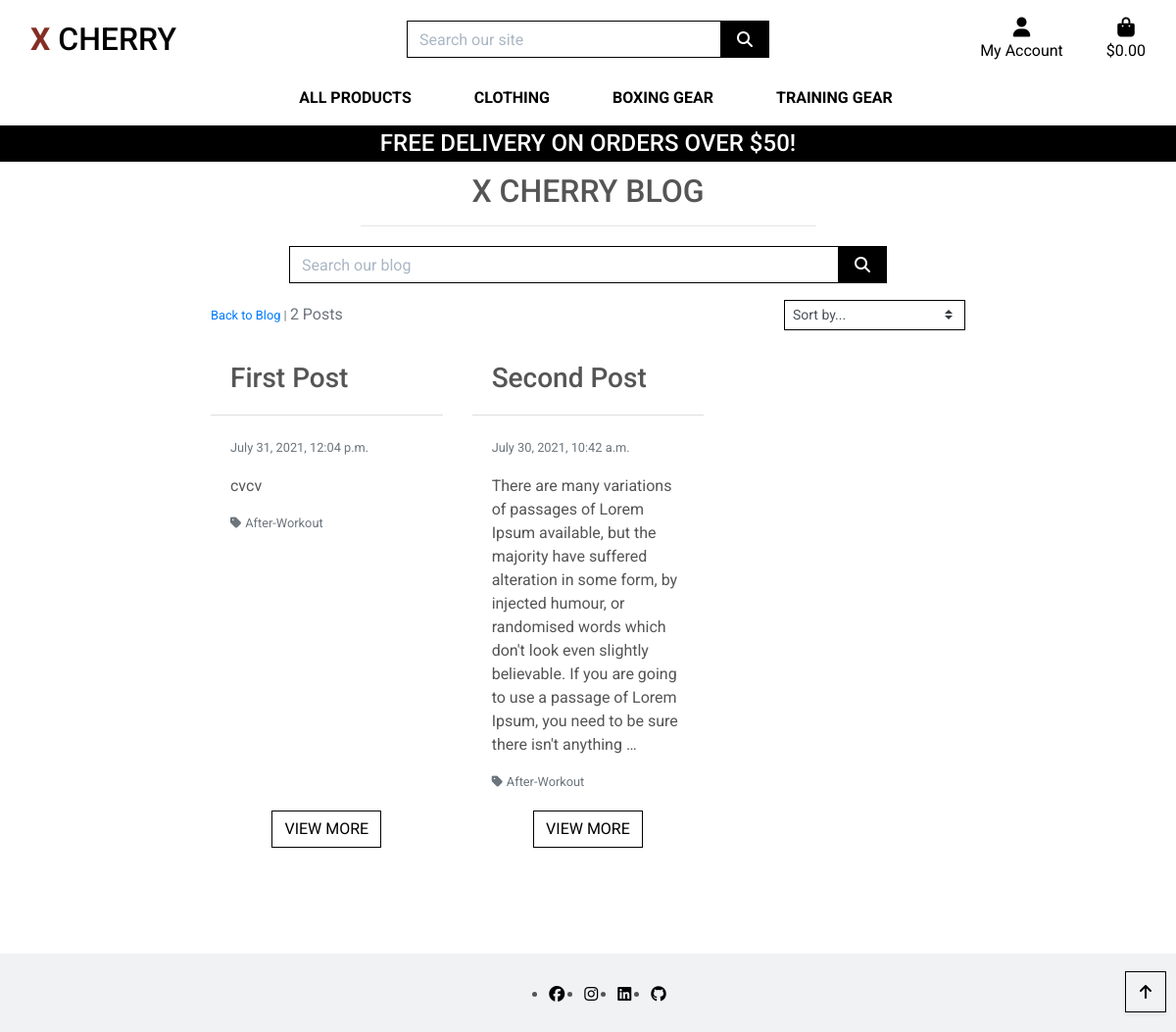
/blog/?category=after-workout, run on an earlier commit of the app's database.
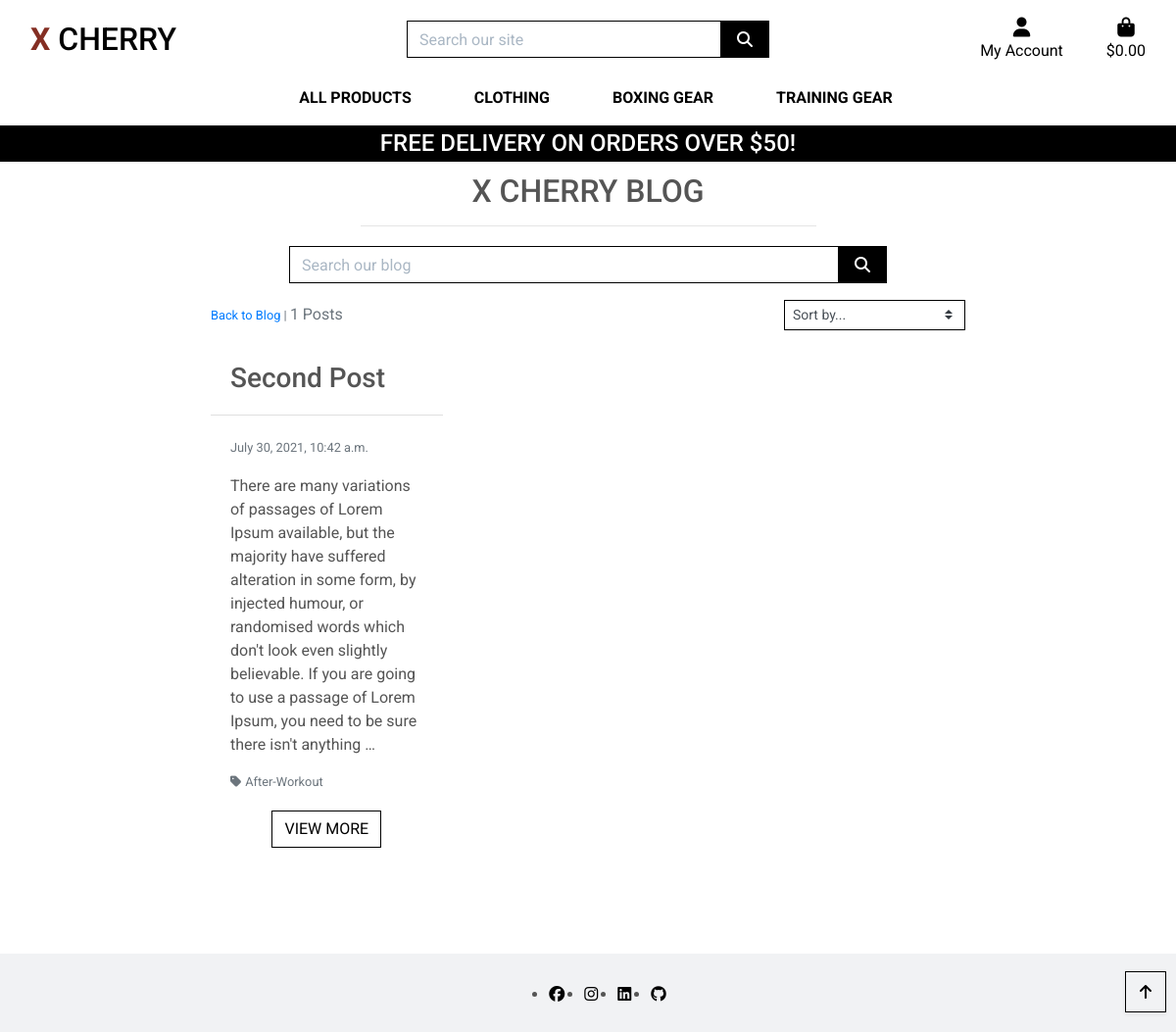
And on a later commit of the database.
### blog/models.py (models this page shows, shortened)
class Post(models.Model):
    category = models.ForeignKey('Category', null=True, blank=False, on_delete=models.SET_NULL)
    title = models.CharField(max_length=254, null=True, blank=False)
    content = models.TextField()
    date = models.DateTimeField(auto_now=True)
    created_by = models.CharField(max_length=25, null=True, blank=False)
    class Meta:
        ordering = ['-date']

class Category(models.Model):
    class Meta:
        verbose_name_plural = 'Categories'
    name = models.CharField(max_length=254)
    friendly_name = models.CharField(max_length=254, null=True, blank=True)

### blog/views.py (the view, shortened to what this page needs)
# urls.py: path('', views.posts, name='posts'),
def posts(request):
    posts = Post.objects.all()
    query = None
    categories = None
    sort = None
    direction = None
    if request.GET:
        if 'category' in request.GET:
            categories = request.GET['category'].split(',')
            posts = posts.filter(category__name__in=categories)
            categories = Category.objects.filter(name__in=categories)
    current_sorting = f'{sort}_{direction}'
    context = {
        'posts': posts,
        'search_term': query,
        'current_categories': categories,
        'current_sorting': current_sorting,
        'page_title': 'Blog',
    }
    return render(request, "blog/blogs.html", context)

### bag/contexts.py (called while the page is built, shortened)
def bag_contents(request):
    bag_items = []
    total = 0
    product_count = 0
    bag = request.session.get('bag', {})
    if total < settings.FREE_DELIVERY_THRESHOLD:
        delivery = total * Decimal(settings.STANDARD_DELIVERY_PERCENTAGE/100)
        free_delivery_delta = settings.FREE_DELIVERY_THRESHOLD - total
    else:
        delivery = 0
        free_delivery_delta = 0
    grand_total = delivery + total
    context = {
        'bag_items': bag_items,
        'total': total,
        'product_count': product_count,
        'delivery': delivery,
        'free_delivery_delta': free_delivery_delta,
        'free_delivery_threshold': settings.FREE_DELIVERY_THRESHOLD,
        'grand_total': grand_total,
    }
    return context

### blog/templates/blog/blogs.html (shortened to what this page needs)
{% extends "base.html" %}
{% load static %}
{% block content %}
<div class="overlay"></div>
<div class="container blog-container">
    <div class="row">
        <div class="col text-center mt-3">
            <h2 class="logo-font">X Cherry Blog</h2>
            <hr class="w-50 mb-1">
        </div>
    </div>
    <div class="row mt-3">
        <div class="col-8 my-auto py-1 py-lg-0 offset-2 search-panel">
            <form method="GET" action="{% url 'posts' %}">
                <div class="input-group w-100">
                    <input class="form-control border border-black rounded-0" type="text" name="q"
                        placeholder="Search our blog">
                    <div class="input-group-append">
                        <button class="form-control btn btn-black border border-black rounded-0" type="submit">
                            <span class="icon">
                                <i class="fas fa-search"></i>
                            </span>
                        </button>
                    </div>
                </div>
            </form>
        </div>
    </div>
    <div class="row">
        <div class="post-container col-10 offset-1">
            <div class="row mt-1 mb-2">
                <div class="col-12 col-md-6 my-auto order-md-last d-flex justify-content-center justify-content-md-end">
                    <div class="sort-select-wrapper w-50">
                        <select id="sort-selector" class="custom-select custom-select-sm rounded-0 border border-{% if current_sorting != 'None_None' %}info{% else %}black{% endif %}">
                            <option value="reset" {% if current_sorting == 'None_None' %}selected{% endif %}>Sort by...</option>
                        </select>
                    </div>
                </div>
                <div class="col-12 col-md-6">
                    <p class="text-muted mt-3 text-center text-md-left order-md-first">
                        {% if search_term or current_categories or current_sorting != 'None_None' %}
                            <span class="small"><a href="{% url 'posts' %}">Back to Blog</a> | </span>
                        {% endif %}
                        {{ posts|length }} Posts{% if search_term %} found for <strong>"{{ search_term }}"</strong>{% endif %}
                    </p>
                </div>
            </div>
            <div class="row">
                {% for post in posts %}
                    <div class="col-12 col-lg-6 col-xl-4">
                        <div class="card h-100 border-0">
                            <div class="card-header bg-white"><h3>{{ post.title }}</h3></div>
                            <div class="card-body text-left">
                                <p><small class="text-muted">{{ post.date }}</small></p>
                                <p class="card-text">{{ post.content|truncatewords:50 }}</p>
                                {% if post.category %}
                                    <p class="small mt-1 mb-0">
                                        <a href="{% url 'posts' %}?category={{ post.category.name }}" class="text-muted">
                                            <i class="fas fa-tag mr-1"></i>{{ post.category.friendly_name }}
                                        </a>
                                    </p>
                                {% endif %}
                            </div>
                            <div class="card-footer bg-white pt-0 border-0 text-center mb-5">
                                <a href="{% url 'blog_post_detail' post.id %}" class="btn btn-outline-black rounded-0">
                                    <span class="text-uppercase">view more</span>
                                </a>
                            </div>
                        </div>
                    </div>
                {% endfor %}
            </div>
        </div>
    </div>
</div>
<div class="btt-button shadow-sm rounded-0 border border-black">
    <a class="btt-link d-flex h-100">
        <i class="fas fa-arrow-up text-black mx-auto my-auto"></i>
    </a>
</div>
{% endblock %}

What changed in the data, as far as the page shows it:
removed Post: title "First Post", date "July 31, 2021, 12:04 p.m.", content "cvcv", category.friendly_name "After-Workout"
Also different on the page:
{{ posts|length }}: "2" → "1"
